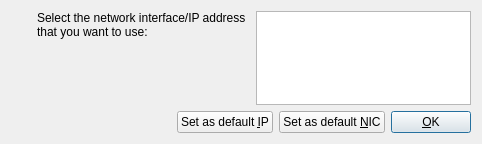
<?xml version="1.0" encoding="UTF-8"?>
<ui version="4.0" stdsetdef="1">
  <author></author>
  <comment></comment>
  <exportmacro></exportmacro>
  <class>SelectNicForm</class>
  <widget class="QDialog" name="SelectNicForm">
    <property name="geometry">
      <rect>
        <x>0</x>
        <y>0</y>
        <width>482</width>
        <height>144</height>
      </rect>
    </property>
    <property name="windowTitle">
      <string>Twinkle - Select NIC</string>
    </property>
    <layout class="QGridLayout">
      <item row="0" column="0">
        <widget class="QLabel" name="nicIconTextLabel">
          <property name="text">
            <string/>
          </property>
          <property name="pixmap">
            <pixmap>:/icons/images/kcmpci.png</pixmap>
          </property>
          <property name="wordWrap">
            <bool>false</bool>
          </property>
        </widget>
      </item>
      <item row="1" column="0" rowspan="2" colspan="1">
        <spacer>
          <property name="sizeHint">
            <size>
              <width>20</width>
              <height>41</height>
            </size>
          </property>
          <property name="sizeType">
            <enum>QSizePolicy::Expanding</enum>
          </property>
          <property name="orientation">
            <enum>Qt::Vertical</enum>
          </property>
        </spacer>
      </item>
      <item row="0" column="1">
        <layout class="QHBoxLayout">
          <item>
            <widget class="QLabel" name="selectTextLabel">
              <property name="text">
                <string>Select the network interface/IP address that you want to use:</string>
              </property>
              <property name="alignment">
                <set>Qt::AlignTop</set>
              </property>
              <property name="wordWrap">
                <bool>true</bool>
              </property>
            </widget>
          </item>
          <item>
            <widget class="QListWidget" name="nicListBox">
              <property name="whatsThis" stdset="0">
                <string>You have multiple IP addresses. Here you must select which IP address should be used. This IP address will be used inside the SIP messages.</string>
              </property>
            </widget>
          </item>
        </layout>
      </item>
      <item row="1" column="1">
        <spacer>
          <property name="sizeHint">
            <size>
              <width>20</width>
              <height>16</height>
            </size>
          </property>
          <property name="sizeType">
            <enum>QSizePolicy::Expanding</enum>
          </property>
          <property name="orientation">
            <enum>Qt::Vertical</enum>
          </property>
        </spacer>
      </item>
      <item row="2" column="1">
        <layout class="QHBoxLayout">
          <item>
            <spacer>
              <property name="sizeHint">
                <size>
                  <width>40</width>
                  <height>20</height>
                </size>
              </property>
              <property name="sizeType">
                <enum>QSizePolicy::Expanding</enum>
              </property>
              <property name="orientation">
                <enum>Qt::Horizontal</enum>
              </property>
            </spacer>
          </item>
          <item>
            <widget class="QPushButton" name="defaultIpPushButton">
              <property name="text">
                <string>Set as default &amp;IP</string>
              </property>
              <property name="shortcut">
                <string>Alt+I</string>
              </property>
              <property name="whatsThis" stdset="0">
                <string>Make the selected IP address the default IP address. The next time you start Twinkle, this IP address will be automatically selected.</string>
              </property>
            </widget>
          </item>
          <item>
            <widget class="QPushButton" name="defaultNicPushButton">
              <property name="text">
                <string>Set as default &amp;NIC</string>
              </property>
              <property name="shortcut">
                <string>Alt+N</string>
              </property>
              <property name="whatsThis" stdset="0">
                <string>Make the selected network interface the default interface. The next time you start Twinkle, this interface will be automatically selected.</string>
              </property>
            </widget>
          </item>
          <item>
            <widget class="QPushButton" name="okPushButton">
              <property name="text">
                <string>&amp;OK</string>
              </property>
              <property name="shortcut">
                <string>Alt+O</string>
              </property>
              <property name="default">
                <bool>true</bool>
              </property>
            </widget>
          </item>
        </layout>
      </item>
    </layout>
  </widget>
  <layoutdefault spacing="6" margin="11"/>
  <pixmapfunction></pixmapfunction>
  <connections>
    <connection>
      <sender>okPushButton</sender>
      <signal>clicked()</signal>
      <receiver>SelectNicForm</receiver>
      <slot>accept()</slot>
    </connection>
    <connection>
      <sender>nicListBox</sender>
      <signal>selected(QString)</signal>
      <receiver>SelectNicForm</receiver>
      <slot>accept()</slot>
    </connection>
    <connection>
      <sender>defaultIpPushButton</sender>
      <signal>clicked()</signal>
      <receiver>SelectNicForm</receiver>
      <slot>setAsDefaultIp()</slot>
    </connection>
    <connection>
      <sender>defaultNicPushButton</sender>
      <signal>clicked()</signal>
      <receiver>SelectNicForm</receiver>
      <slot>setAsDefaultNic()</slot>
    </connection>
  </connections>
</ui>
